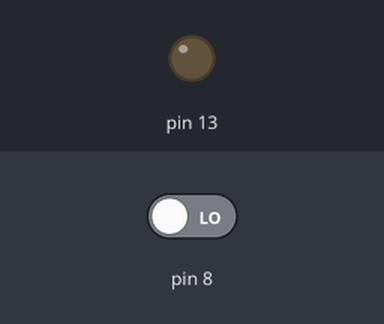
Simulated run of this sketch. Board: Arduino Uno, built with avr-gcc and run on an emulated ATmega328P. On the bench: output pins drawn as LEDs (lit = HIGH). The inputs (shaded band) are chosen by the test bench; at power-on: pin 8 LOW. What the sketch prints to the serial monitor is not drawn.

Above: at 1.8 s.
1.9 s: pin 8 driven HIGH
At 2.8 s:
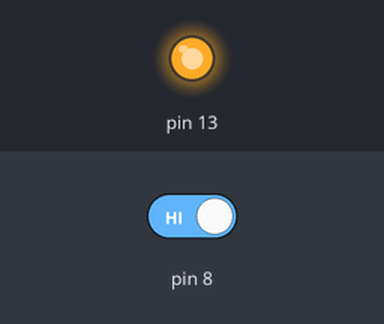
3.5 s: pin 8 driven LOW
At 4.1 s:
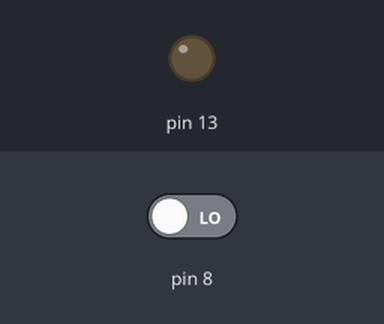
Timing chart, 0 to 6.5 s (numbered marks = the images above; inputs shaded):
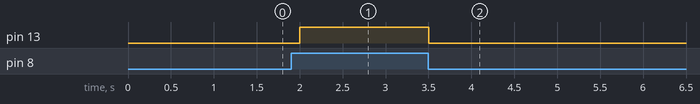

The sketch:

20190320_BUTTON01.ino
```cpp
#include <SoftwareSerial.h>

SoftwareSerial BT (2,3);

void setup() {
  pinMode (8,INPUT);
  pinMode (13,OUTPUT);
  BT.begin (9600);
  Serial.begin (9600);
}

void loop() {
  if (digitalRead(8) == HIGH)
  {
    digitalWrite (13, HIGH);
    Serial.println ("버튼이 눌러졌습니다.");
    BT.write ('1');
  }
  else
  {
    digitalWrite (13,LOW);
    Serial.println ("버튼이 눌러지지 않았습니다.");
  }
  delay (500);
}
```

Measured:
- after the input at 1.9 s, pin 13: LOW → HIGH after 0.10 s
- after the input at 3.5 s, pin 13: HIGH → LOW at once
